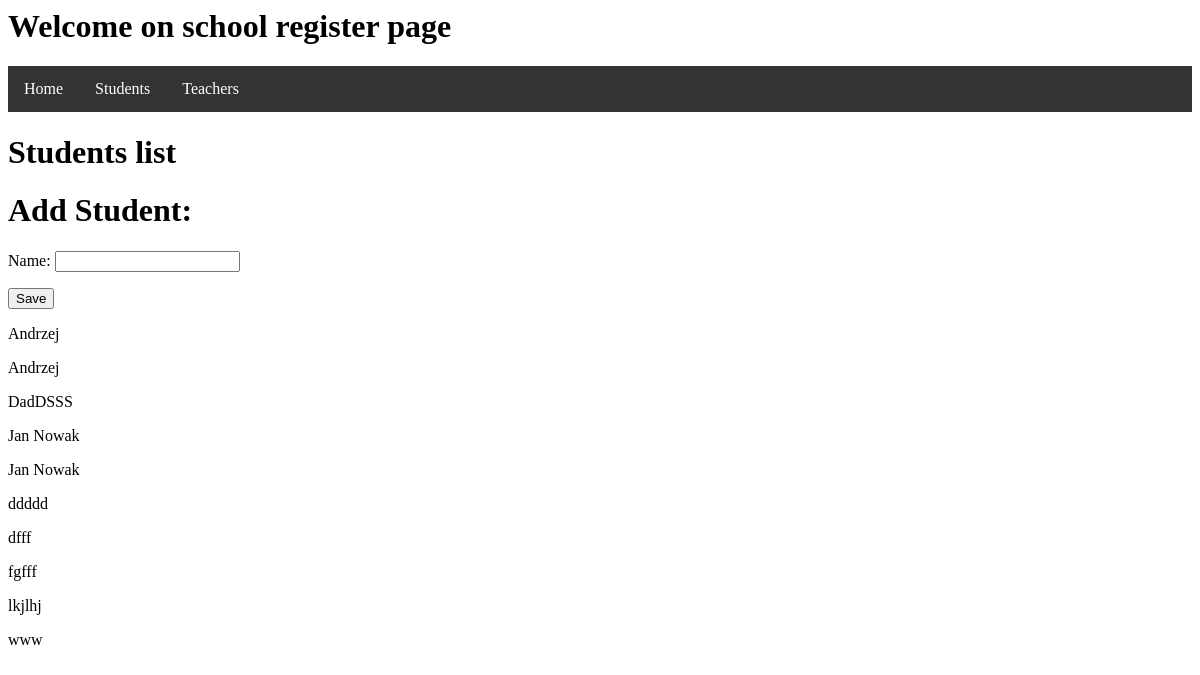
The page /students/ on the database its author committed.
### school/models.py (models this page shows, shortened)
class Student(models.Model):
    name = models.CharField(max_length=100)
    group = models.ForeignKey(Group, on_delete=models.CASCADE)
    subjects = models.ManyToManyField(Subject)

### school/views.py (the view)
# urls.py: path("students/", views.students, name="students"),
def students(request):
    students = Student.objects.order_by("name")
    if request.method == "POST":
        form = StudentForm(request.POST)
        if form.is_valid():
            form.save()
            return redirect("students")
    else:
        form = StudentForm()
    return render(request, "students.html", {"form": form, "students": students})

### school/forms.py
class StudentForm(forms.ModelForm):
    class Meta:
        model = Student
        fields = ("name",)

### templates/students.html (shortened to what this page needs)
{% extends "home.html" %}
{% block content %}
    <div>
        <h1>Students list</h1>
    </div>
    <h1>Add Student:</h1>
    <form method="POST" >
        {{ form.as_p }}
        <button type="submit" class="save btn btn-default">Save</button>
    </form>
    {% for student in students %}
    <div>
        <p>{{ student.name }} </p>
    </div>
    {% endfor %}
{% endblock %}

### rows shown on the page
Student: name "Andrzej"
Student: name "Andrzej"
Student: name "DadDSSS"
Student: name "Jan Nowak"
Student: name "Jan Nowak"
Student: name "ddddd"
Student: name "dfff"
Student: name "fgfff"
Student: name "lkjlhj"
Student: name "www"
